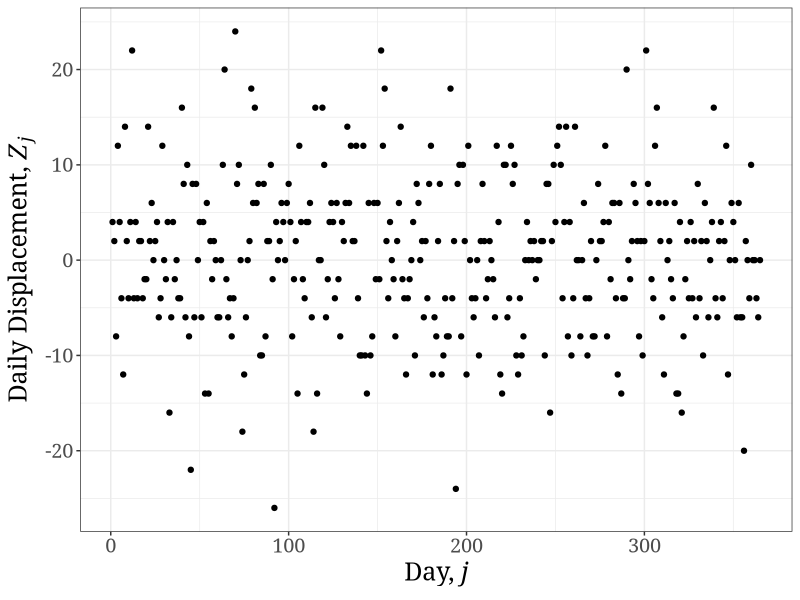

Reproduce this figure in R.

# Rayleigh Flight of Drunk
# Creating Figure 2 of blog101118

# Libraries
# install.packages(ggplot2)
# install.packages(data.table)
library(ggplot2)
library(data.table)

# Parameters
n <- 100
m <- 365
sig <- rep(c(-1,1),2*n)

y.dat <- data.table(
j = numeric(),
zj = numeric())

for (j in (1:m)){
u <- sample(sig,n)
xn <- c(0, cumsum(u))
t <- seq(0, n, 1)
d.dat <- data.table(cbind(t, xn))
zj <- d.dat[t==n,]$xn
temp <- data.frame(cbind(j,zj))
y.dat <- rbind(y.dat, temp)
}

g <- ggplot()
gp <- g + 
geom_point(aes(x=j, y=zj), data=y.dat) +
xlab(expression(paste("Day, ", italic(j)))) +
ylab(expression(paste("Daily Displacement, ", italic(Z)[italic(j)]))) + 
theme_bw() +
theme(text=element_text(family="Georgia", size=18))

ggsave(filename="DailyDisp_RayleighExample.jpeg", plot=gp, width=8, height=4, dpi=200)
